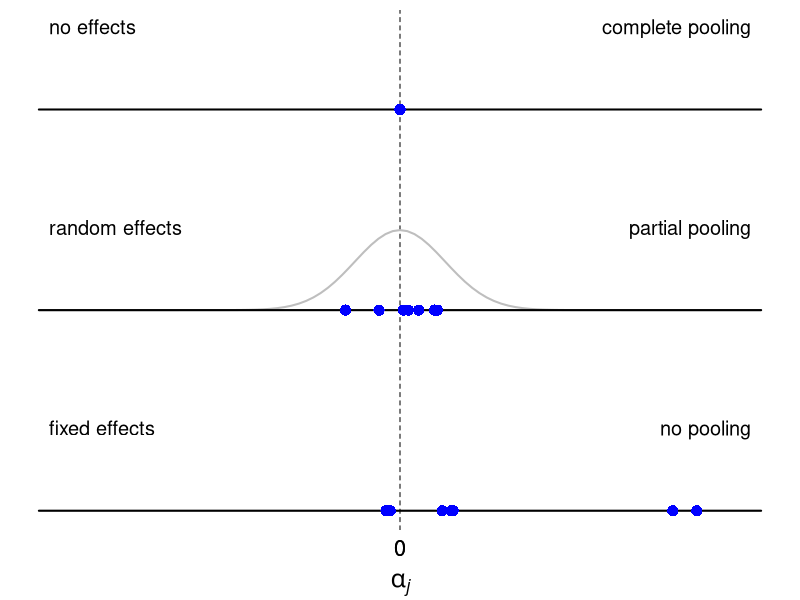
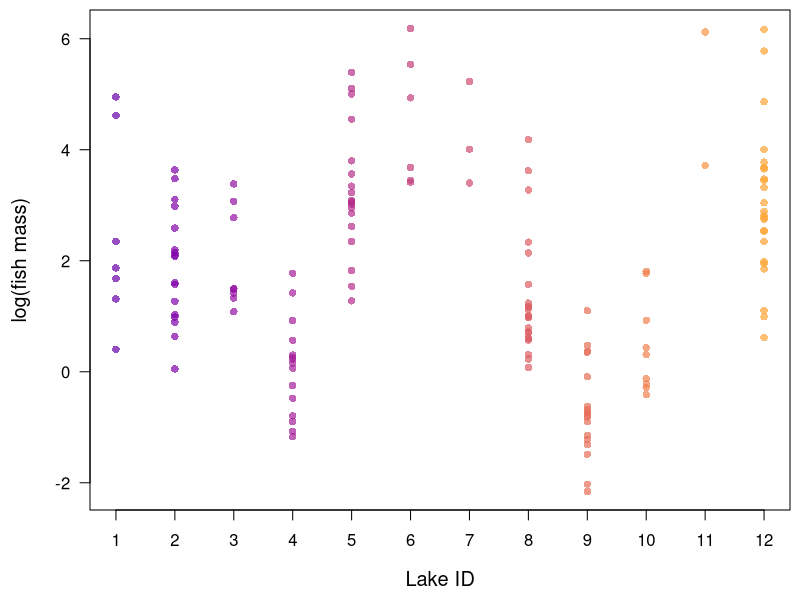
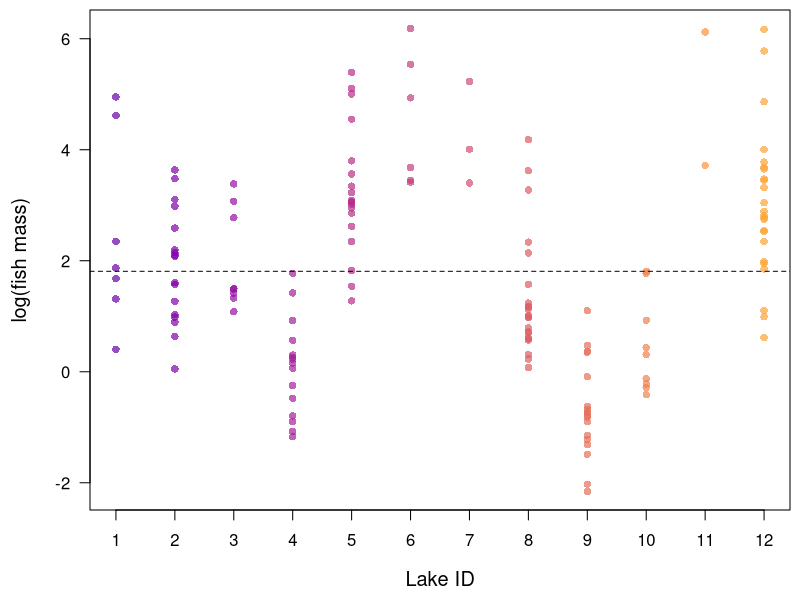
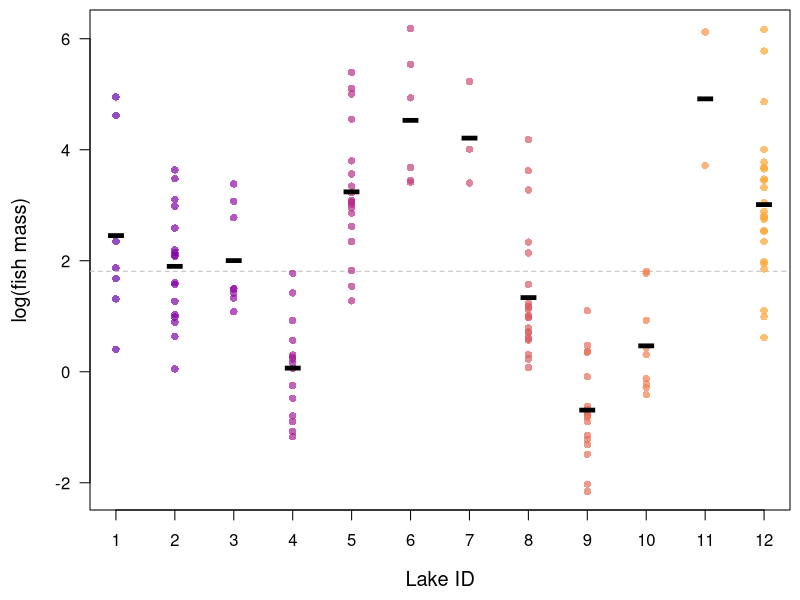
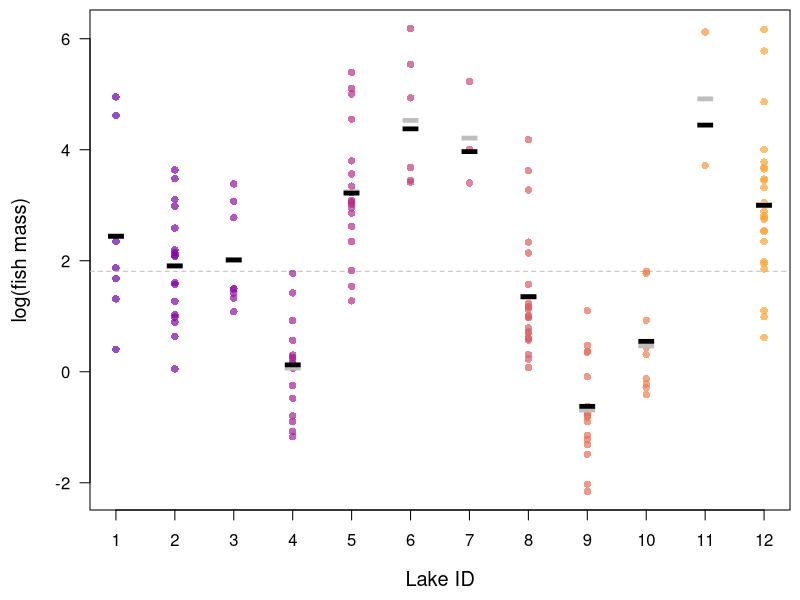
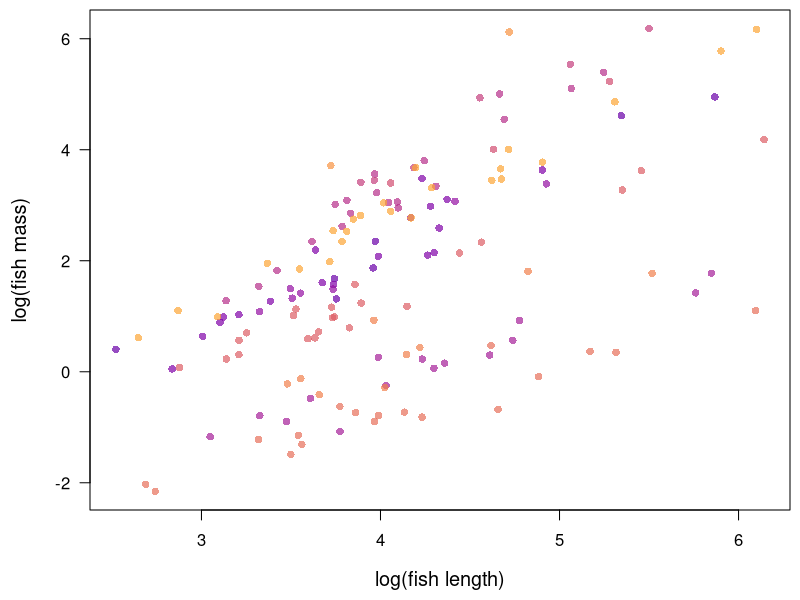
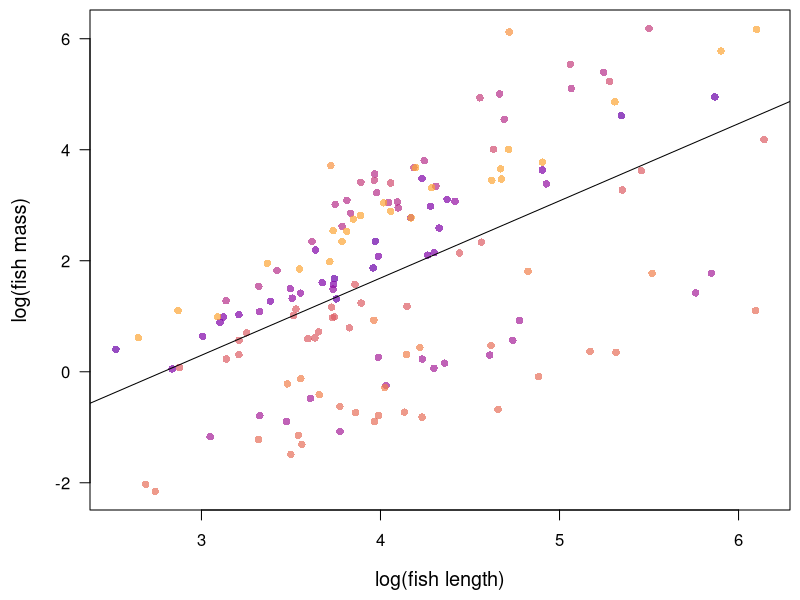
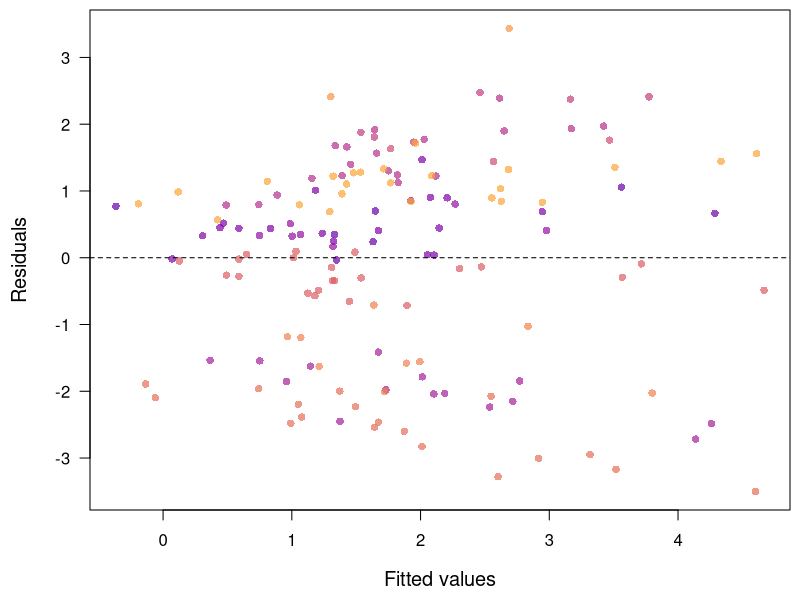

Write R code to recreate these figures, in order.
## ---- chunk 1
knitr::opts_chunk$set(echo = FALSE)
## ---- chunk 2
## normal pdf + constant
kk <- 1
npdf <- function(x, k = kk) {
  k + dnorm(x)
}
## set plot area
par(mai = c(0.1, 0.1, 0.1, 0.1),
    omi = c(0.6, 0, 0, 0))
## grand mean
plot(c(-8, 8), c(2, 2), type = "l", lwd = 2, ylim = c(0,2.4),
     xaxt = "n", yaxt = "n", bty = "n",
     xlab = "", ylab = "")
abline(v = 0, lty = "dashed")
points(0, 2, pch = 16, col = "blue", cex = 1.5)
text(-8, 2.4, "no effects", pos = 4, cex = 1.2)
text(8, 2.4, "complete pooling", pos = 2, cex = 1.2)
## random means
curve(npdf, -8, 8, lwd = 2, add = TRUE, col = "gray",
      xaxt = "n", yaxt = "n", bty = "n",
      xlab = expression(alpha[j]), ylab = "")
lines(c(-8, 8), c(kk, kk), lwd = 2,
     xaxt = "n", yaxt = "n", bty = "n")
points(rnorm(7), rep(kk, 7), pch = 16, col = "blue", cex = 1.5)
text(-8, 1.4, "random effects", pos = 4, cex = 1.2)
text(8, 1.4, "partial pooling", pos = 2, cex = 1.2)
## fixed means
lines(c(-8, 8), c(0, 0), lwd = 2,
     xaxt = "n", yaxt = "n", bty = "n")
points(runif(7, -8, 8), rep(0, 7), pch = 16, col = "blue", cex = 1.5)
text(-8, 0.4, "fixed effects", pos = 4, cex = 1.2)
text(8, 0.4, "no pooling", pos = 2, cex = 1.2)
## x-axis
mtext("0", 1, line = 0.5, cex = 1.3, adj = c(1,1)/2)
mtext(expression(alpha[italic(j)]), 1, line = 2.5, cex = 1.5)
## ---- chunk 3
set.seed(514)
## number of lakes
nl <- 12
## number of fish per lake
nf <- sample(seq(2, 24), nl)
## lake ID's
ID <- vector("list", nl)
for(i in 1:nl) {
  ID[[i]] <- rep(i, nf[[i]])
}
IDs <- unlist(ID)
## total number of fish
tf <- sum(sapply(nf, sum))
## fish lengths
fl <- sapply(nf, rnorm, mean = 4, sd = 0.8)
lfl <- unlist(fl)
## y-intercepts
b0 <- rnorm(nl, -4, 0.4)
## slopes
b1 <- rnorm(nl, 1.5, 0.4)
## errors
ee <- sapply(nf, rnorm, mean = 0, sd = 0.3)
## fish mass
fm <- vector("list", nl)
for(i in 1:nl) {
  fm[[i]] <- b0[i] + b1[i] * fl[[i]] + ee[[i]]
}
lfm <- unlist(fm)

## colors
clr <- viridis::plasma(nl, alpha = 0.7, begin = 0.2, end = 0.8)

## set plot area
par(mai = c(0.9, 0.9, 0.1, 0.1),
    omi = c(0, 0, 0, 0))

## plot fish mass by lake
plot(rep(1, nf[[1]]), fm[[1]], pch = 16, las = 1, col = clr[1],
     xlim = c(1, nl), ylim = range(unlist(fm)),
     ylab = "log(fish mass)", xlab = "Lake ID",
     xaxt = "n", cex.lab = 1.2)
axis(1, seq(nl))
for(i in 2:nl) {
  points(rep(i, nf[[i]]), fm[[i]], pch = 16,  col = clr[i])
}
## ---- chunk 4
## log of fish mass (lfm) as grand mean
m1 <- lm(lfm ~ 1)
## ---- chunk 5
## set plot area
par(mai = c(0.9, 0.9, 0.1, 0.1),
    omi = c(0, 0, 0, 0))

## plot fish mass by lake
plot(rep(1, nf[[1]]), fm[[1]], pch = 16, las = 1, col = clr[1],
     xlim = c(1, nl), ylim = range(unlist(fm)),
     ylab = "log(fish mass)", xlab = "Lake ID",
     xaxt = "n", cex.lab = 1.2)
axis(1, seq(nl))
for(i in 2:nl) {
  points(rep(i, nf[[i]]), fm[[i]], pch = 16,  col = clr[i])
}
abline(h = coef(m1), lty = "dashed")
## ---- chunk 6
## log of fish mass (lfm) with lake-level means
m2 <- lm(lfm ~ 1 + as.factor(IDs))
## ---- chunk 7
## set plot area
par(mai = c(0.9, 0.9, 0.1, 0.1),
    omi = c(0, 0, 0, 0))

## plot fish mass by lake
plot(rep(1, nf[[1]]), fm[[1]], pch = 16, las = 1, col = clr[1],
     xlim = c(1, nl), ylim = range(unlist(fm)),
     ylab = "log(fish mass)", xlab = "Lake ID",
     xaxt = "n", cex.lab = 1.2)
abline(h = coef(m1), lty = "dashed", col = "gray")
points(1, mean(fm[[1]]), pch = "-", cex = 4)
axis(1, seq(nl))
for(i in 2:nl) {
  points(rep(i, nf[[i]]), fm[[i]], pch = 16, col = clr[i])
  points(i, mean(fm[[i]]), pch = "-", cex = 4)
}
## ---- chunk 8
## load lme4 package
library(lme4)
## log of fish mass (lfm) with lake-level effects
m3 <- lmer(lfm ~ 1 + (1|IDs))
## ---- chunk 9
## random intercepts
m3_coef <- unlist(coef(m3))

## set plot area
par(mai = c(0.9, 0.9, 0.1, 0.1),
    omi = c(0, 0, 0, 0))

## plot fish mass by lake
plot(rep(1, nf[[1]]), fm[[1]], pch = 16, las = 1, col = clr[1],
     xlim = c(1, nl), ylim = range(unlist(fm)),
     ylab = "log(fish mass)", xlab = "Lake ID",
     xaxt = "n", cex.lab = 1.2)
abline(h = coef(m1), lty = "dashed", col = "gray")
points(1, mean(fm[[1]]), pch = "-", cex = 4,  col = "gray")
points(1, m3_coef[1], pch = "-", cex = 4)
axis(1, seq(nl))
for(i in 2:nl) {
  points(rep(i, nf[[i]]), fm[[i]], pch = 16,  col = clr[i])
  points(i, mean(fm[[i]]), pch = "-", cex = 4,  col = "gray")
  points(i, m3_coef[i], pch = "-", cex = 4)
}
## ---- chunk 10
## set plot area
par(mai = c(0.9, 0.9, 0.1, 0.1),
    omi = c(0, 0, 0, 0))

## plot fish mass vs length
plot(fl[[1]], fm[[1]], pch = 16, las = 1, col = clr[1],
     xlim = range(unlist(fl)), ylim = range(unlist(fm)),
     ylab = "log(fish mass)", xlab = "log(fish length)",
     cex.lab = 1.2)
for(i in 2:nl) {
  points(fl[[i]], fm[[i]], pch = 16,  col = clr[i])
}
## ---- chunk 11
## fit global regression model
a1 <- lm (lfm ~ lfl)
## ---- chunk 12
## set plot area
par(mai = c(0.9, 0.9, 0.1, 0.1),
    omi = c(0, 0, 0, 0))

## plot fish mass vs length
plot(fl[[1]], fm[[1]], pch = 16, las = 1, col = clr[1],
     xlim = range(unlist(fl)), ylim = range(unlist(fm)),
     ylab = "log(fish mass)", xlab = "log(fish length)",
     cex.lab = 1.2)
for(i in 2:nl) {
  points(fl[[i]], fm[[i]], pch = 16,  col = clr[i])
}
## regr line
abline(coef(a1))
## ---- chunk 13
e1 <- f1 <- fm
## get lake-specific resids
for(i in 1:nl){
  f1[[i]] <- predict(a1, newdata = data.frame(lfl = fl[[i]]))
  e1[[i]] <- fm[[i]] - f1[[i]] 
}

## set plot area
par(mai = c(0.9, 0.9, 0.1, 0.1),
    omi = c(0, 0, 0, 0))

## plot fish mass vs length
plot(f1[[1]], e1[[1]], pch = 16, las = 1, col = clr[1],
     xlim = range(unlist(f1)), ylim = range(unlist(e1)),
     ylab = "Residuals", xlab = "Fitted values",
     cex.lab = 1.2)
for(i in 2:nl) {
  points(f1[[i]], e1[[i]], pch = 16,  col = clr[i])
}
## zero line
abline(h = 0, lty = "dashed")
## ---- chunk 14
## set plot area
par(mai = c(0.9, 0.9, 0.1, 0.1),
    omi = c(0, 0, 0, 0))

## plot fish mass vs length
plot(rep(1, nf[[1]]), e1[[1]], pch = 16, las = 1, col = clr[1],
     xlim = c(1,12), ylim = range(unlist(e1)),
     ylab = "Residuals", xlab = "Lake ID",
     cex.lab = 1.2, xaxt = "n")
for(i in 2:nl) {
  points(rep(i, nf[[i]]), e1[[i]], pch = 16,  col = clr[i])
}
## zero line
abline(h = 0, lty = "dashed")
axis(1, seq(nl))
## ---- chunk 15
## matrix for coefs
cf <- matrix(NA, nl, 2)
## fit regression unique to each lake
for(i in 1:nl) {
  cf[i,] <- coef(lm(fm[[i]] ~ fl[[i]]))
}
## ---- chunk 16
## set plot area
par(mai = c(0.9, 0.9, 0.1, 0.1),
    omi = c(0, 0, 0, 0))

## plot fish mass vs length
plot(fl[[1]], fm[[1]], pch = 16, las = 1, col = clr[1],
     xlim = range(unlist(fl)), ylim = range(unlist(fm)),
     ylab = "log(fish mass)", xlab = "log(fish length)",
     cex.lab = 1.2)
## regr line
abline(a = cf[1,1], b = cf[1,2], col = clr[i])
for(i in 2:nl) {
  points(fl[[i]], fm[[i]], pch = 16,  col = clr[i])
  ## regr line
  abline(a = cf[i,1], b = cf[i,2], col = clr[i])
}
## ---- chunk 17
## fit ANCOVA with fixed factor for length & rdm factor for lake
a2 <- lmer(lfm ~ lfl + (1|IDs))
## ---- chunk 18
## get coefs
ints <- coef(a2)$IDs[,1]

## set plot area
par(mai = c(0.9, 0.9, 0.1, 0.1),
    omi = c(0, 0, 0, 0))

## plot fish mass vs length
plot(fl[[1]], fm[[1]], pch = 16, las = 1, col = clr[1],
     xlim = range(unlist(fl)), ylim = range(unlist(fm)),
     ylab = "log(fish mass)", xlab = "log(fish length)",
     cex.lab = 1.2)
## regr line
abline(a = ints[1], b = coef(a2)$IDs[1,2], col = clr[i])
for(i in 2:nl) {
  points(fl[[i]], fm[[i]], pch = 16,  col = clr[i])
  ## regr line
  abline(a = ints[i], b = coef(a2)$IDs[1,2], col = clr[i])
}
## ---- chunk 19
## fit ANCOVA with random effects for length & lake
a3 <- lmer(lfm ~ lfl + (lfl|IDs))
## ---- chunk 20
## get coefs
ints <- coef(a3)$IDs[,1]
slps <- coef(a3)$IDs[,2]

## set plot area
par(mai = c(0.9, 0.9, 0.1, 0.1),
    omi = c(0, 0, 0, 0))

## plot fish mass vs length
plot(fl[[1]], fm[[1]], pch = 16, las = 1, col = clr[1],
     xlim = range(unlist(fl)), ylim = range(unlist(fm)),
     ylab = "log(fish mass)", xlab = "log(fish length)",
     cex.lab = 1.2)
## regr line
abline(a = ints[1], b = slps[1], col = clr[i])
for(i in 2:nl) {
  points(fl[[i]], fm[[i]], pch = 16,  col = clr[i])
  ## regr line
  abline(a = ints[i], b = slps[i], col = clr[i])
}
## ---- chunk 21
## set plot area
par(mai = c(0.9, 0.9, 0.4, 0.1),
    omi = c(0, 0, 0, 0),
    mfrow = c(1,3), cex.lab = 1.5)

## qq resids
qqnorm(residuals(a3), main = "QQ plot (residuals)", pch = 16)
qqline(residuals(a3))
## qq RE's
qqnorm(unlist(ranef(a3)), main = "QQ plot (RE's)", pch = 16)
qqline(unlist(ranef(a3)))
## resids vs fitted
plot(fitted(a3), residuals(a3), pch = 16,
     xlab = "Fitted", ylab = "Residuals",
     main = "Residuals vs fitted")
abline(h=0, lty = "dashed")
